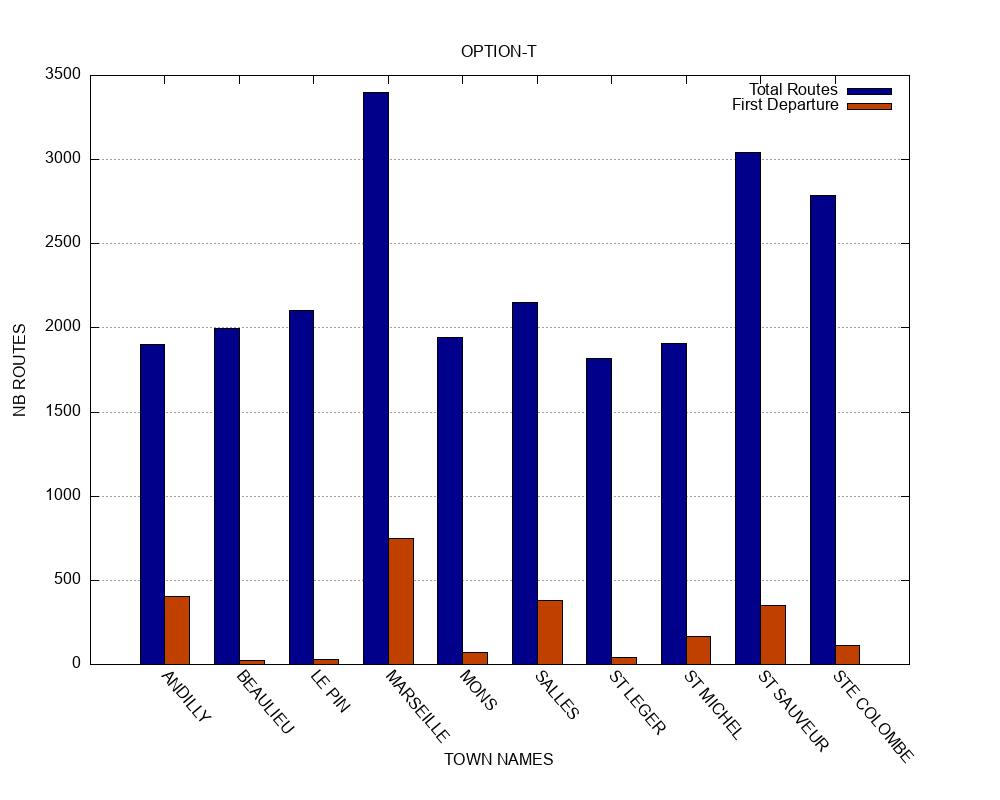

Write gnuplot code to recreate this figure.
set terminal png size 1000,800  
set output 'option_t.png'
set ylabel 'NB ROUTES'
set xlabel 'TOWN NAMES'
set title 'OPTION-T'
set style data histograms
set style histogram cluster gap 1
set style fill solid 1.0 border -1
set boxwidth 1 relative
set datafile separator ";"
set xtics rotate by -50 font ",12"
set lmargin 10
set rmargin 10
set tmargin 5
set bmargin 9
set grid y
set yrange [0:3500]
plot 'output_t.txt' using 2:xticlabels(1) title 'Total Routes' lc rgb "dark-blue", '' using 3 title 'First Departure' lc rgb "dark-orange"
